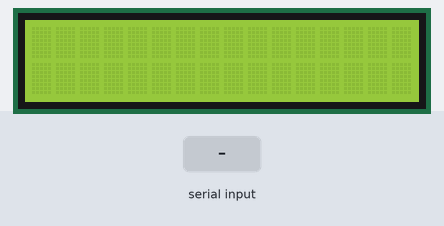
Simulated run of this sketch. Board: Arduino Uno, built with avr-gcc and run on an emulated ATmega328P. On the bench: 16×2 character LCD. The test bench sets the inputs (shaded band).

Above: at 1.2 s.
1.3 s: "1" received over Serial
At 3.3 s:
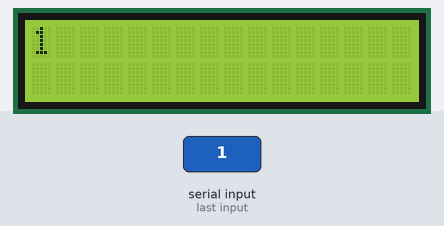
3.8 s: "0" received over Serial
At 5.2 s:
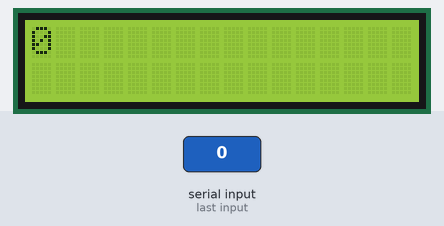
6.3 s: "2" received over Serial
At 8.2 s:
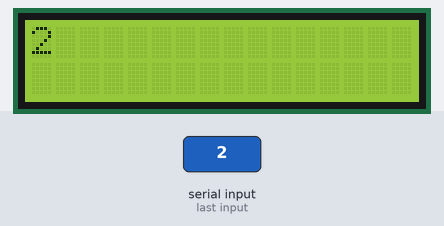
Timing chart, 0 to 9.7 s (numbered marks = the images above; inputs shaded):
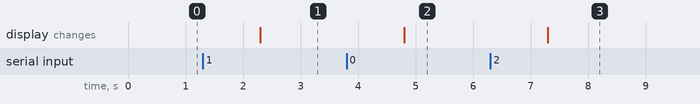

Measured:
- after the input at 1.3 s, the display: changes after 1.0 s (image 1)
- after the input at 3.8 s, the display: changes after 1.0 s (image 2)
- after the input at 6.3 s, the display: changes after 1.0 s (image 3)

The sketch:

ejercicio3.ino
```cpp
/* Realizar juegos que se vizualicen en la LCD
 *
 * Flores Kevin
 * 18/01/2017
 */
#include <LiquidCrystal.h>
LiquidCrystal lcd(9, 8, 7, 6, 5, 4);
int i = 0;
int j = 1;
int tamano;
String dato;
void setup() {
lcd.begin(16, 2);
Serial.begin(9600);
}

void loop() {
  if(Serial.available()>0){
    dato=Serial.readString();
    tamano=dato.length();
    char vector [tamano+1];
    dato.toCharArray(vector, tamano+1);

   for (; i < tamano; i++) {
    j = 1 - j;
    lcd.setCursor(i, j);
    lcd.print(vector[i]);
    delay(200);
  }
  j = 0;
  for (; i > 0; i--) {
    j = 1 - j;
    lcd.setCursor(i, j);
    lcd.print(' ');
    delay(200);
  }
  }
}
```
